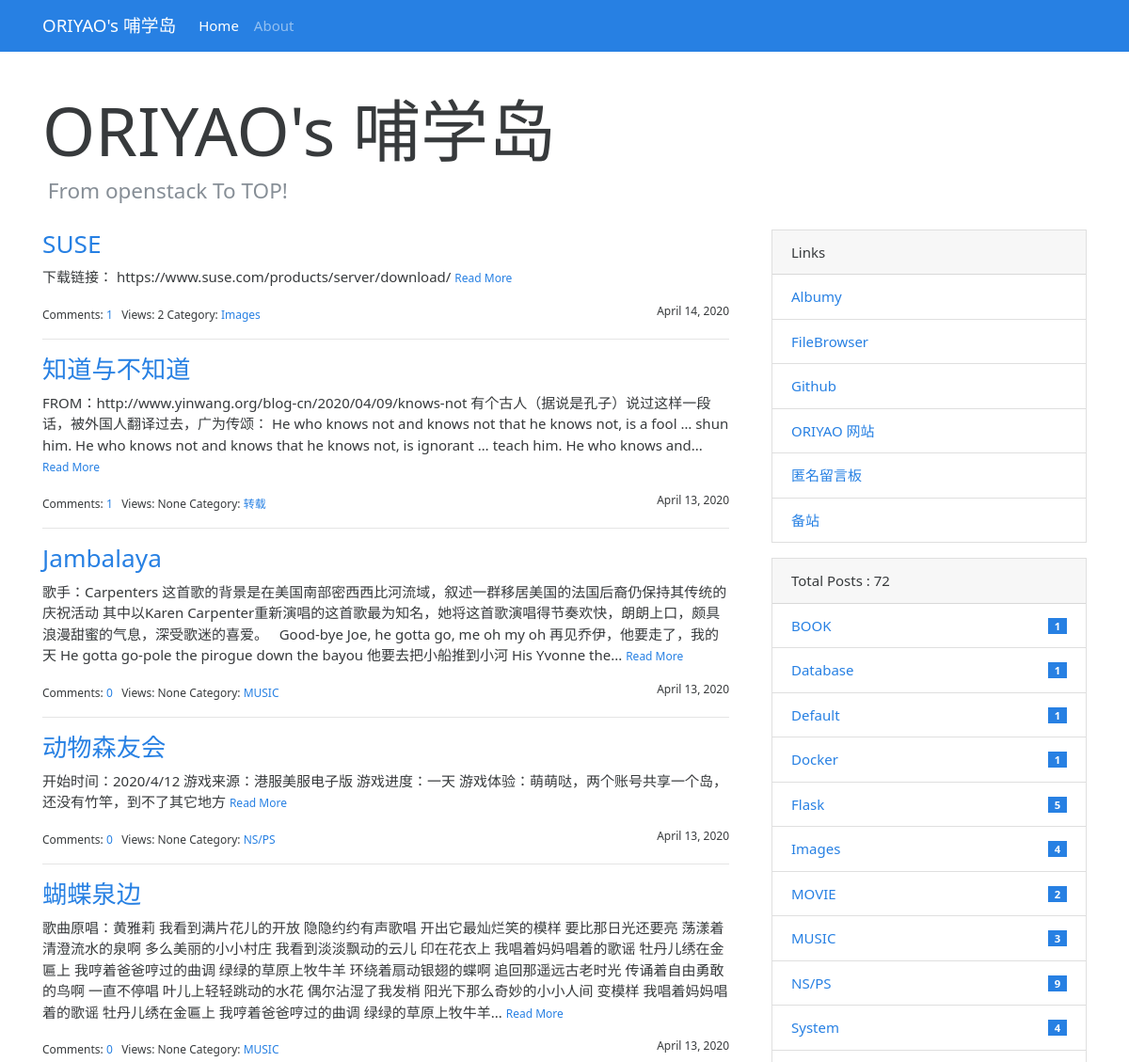
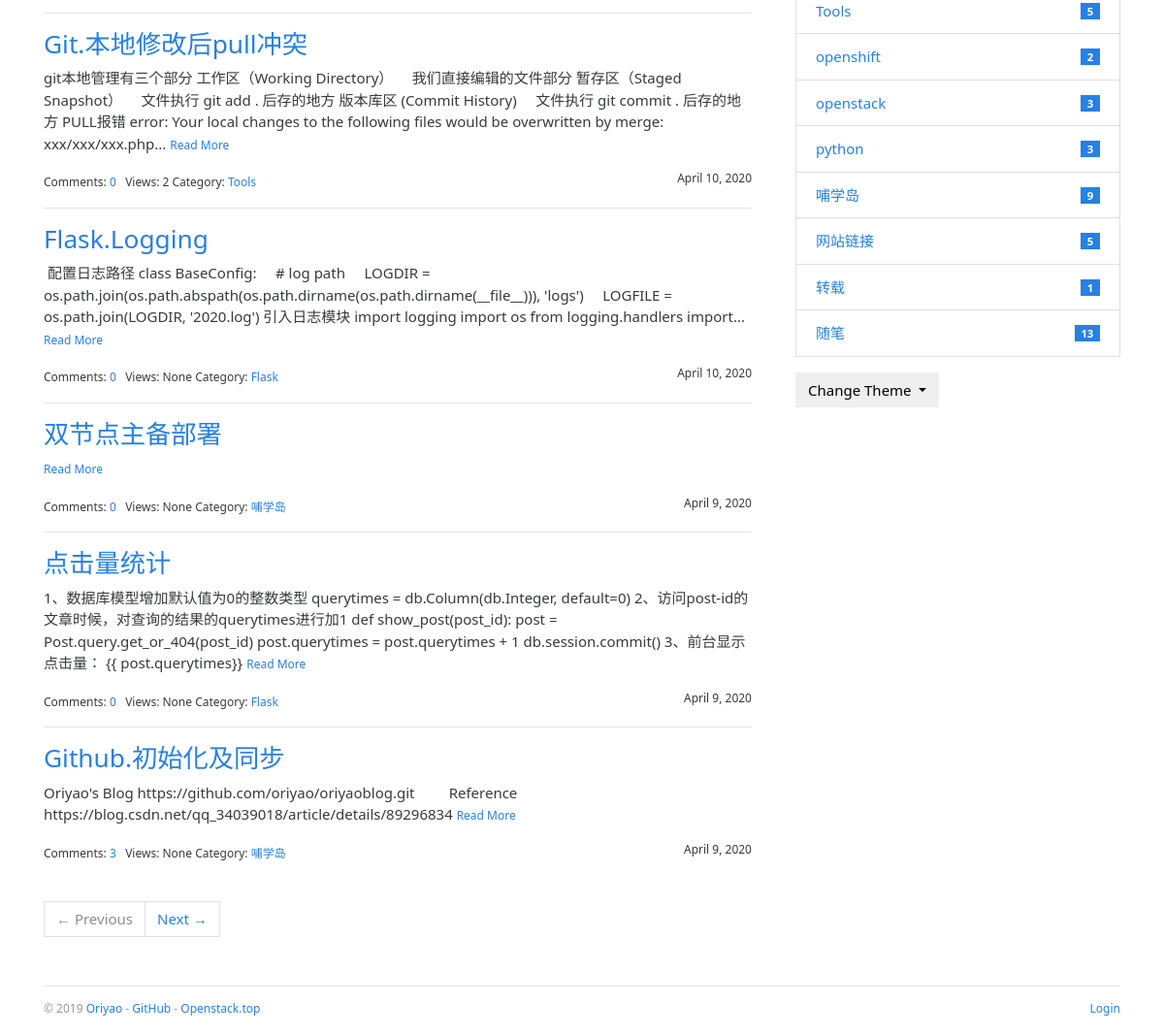
The page / on the database its author committed (2 pictures, top to bottom).
### bluelog/models.py (models this page shows, shortened)
class Admin(db.Model, UserMixin):
    id = db.Column(db.Integer, primary_key=True)
    username = db.Column(db.String(20))
    password_hash = db.Column(db.String(128))
    blog_title = db.Column(db.String(60))
    blog_sub_title = db.Column(db.String(100))
    name = db.Column(db.String(30))
    about = db.Column(db.Text)

class Post(db.Model):
    id = db.Column(db.Integer, primary_key=True)
    title = db.Column(db.String(60))
    body = db.Column(db.Text)
    views = db.Column(db.Integer,default=0)
    timestamp = db.Column(db.DateTime, default=datetime.utcnow, index=True)
    can_comment = db.Column(db.Boolean, default=True)
    category_id = db.Column(db.Integer, db.ForeignKey('category.id'))
    category = db.relationship('Category', back_populates='posts')
    comments = db.relationship('Comment', back_populates='post', cascade='all, delete-orphan')

class Category(db.Model):
    id = db.Column(db.Integer, primary_key=True)
    name = db.Column(db.String(30), unique=True)
    posts = db.relationship('Post', back_populates='category')

class Link(db.Model):
    id = db.Column(db.Integer, primary_key=True)
    name = db.Column(db.String(30))
    url = db.Column(db.String(255))

### bluelog/blueprints/blog.py (the view)
@blog_bp.route('/')
def index():
    page = request.args.get('page', 1, type=int)
    per_page = current_app.config['BLUELOG_POST_PER_PAGE']
    pagination = Post.query.order_by(Post.timestamp.desc()).paginate(page, per_page=per_page)
    posts = pagination.items
    totalposts=len(Post.query.all())
    return render_template('blog/index.html', pagination=pagination, posts=posts,totalposts=totalposts)

### bluelog/__init__.py (called while the page is built)
def register_template_context(app):
    @app.context_processor
    def make_template_context():
        admin = Admin.query.first()
        categories = Category.query.order_by(Category.name).all()
        links = Link.query.order_by(Link.name).all()
        if current_user.is_authenticated:
            unread_comments = Comment.query.filter_by(reviewed=False).count()
        else:
            unread_comments = None
        return dict(
            admin=admin, categories=categories,
            links=links, unread_comments=unread_comments)

def register_request_handlers(app):
    @app.after_request
    def query_profiler(response):
        for q in get_debug_queries():
            if q.duration >= app.config['BLUELOG_SLOW_QUERY_THRESHOLD']:
                app.logger.warning(
                    'Slow query: Duration: %fs\n Context: %s\nQuery: %s\n '
                    % (q.duration, q.context, q.statement)
                )
        return response

### bluelog/templates/blog/index.html (shortened to what this page needs)
{% extends 'base.html' %}
{% from 'bootstrap/pagination.html' import render_pager %}
{% block content %}
    <div class="page-header">
        <h1 class="display-3">{{ admin.blog_title|default('Blog Title') }}</h1>
        <h4 class="text-muted">&nbsp;{{ admin.blog_sub_title|default('Blog Subtitle') }}</h4>
    </div>
    <div class="row">
        <div class="col-sm-8">
            {% include 'blog/_posts.html' %}
            {% if posts %}
                <div class="page-footer">{{ render_pager(pagination) }}</div>
            {% endif %}
        </div>
        <div class="col-sm-4 sidebar">
            {% include 'blog/_sidebar.html' %}
        </div>
    </div>
{% endblock %}

### bluelog/templates/base.html (shortened to what this page needs)
{% from 'bootstrap/nav.html' import render_nav_item %}
<!DOCTYPE html>
<html lang="en">
<head>
    {% block head %}
        <link rel="stylesheet"
              href="{{ url_for('static', filename='css/%s.min.css' % request.cookies.get('theme', 'perfect_blue')) }}"
              type="text/css">
        <link rel="stylesheet" href="{{ url_for('static', filename='css/style.css') }}" type="text/css">
    {% endblock head %}
</head>
<body>
{% block nav %}
    <nav class="navbar navbar-expand-lg navbar-dark bg-primary">
        <div class="container">
            <a class="navbar-brand" href="{{ url_for('blog.index') }}">{{ admin.blog_title }}</a>
            <div class="collapse navbar-collapse" id="navbarColor01">
                <ul class="navbar-nav mr-auto">
                    {{ render_nav_item('blog.index', 'Home') }}
                    {{ render_nav_item('blog.about', 'About') }}
                </ul>
            </div>
        </div>
    </nav>
{% endblock nav %}
<main class="container">
    {% block content %}{% endblock content %}
    {% block footer %}
        <footer>
            <p class="float-left">
                <small> &copy; 2019 <a href="http://oriyao.com/" title="Written by oriyao">Oriyao</a> -
                    <a href="https://github.com/oriyao" title="Fork me on GitHub">GitHub</a> -
                    <a href="http://openstack.top/" title="A pkm project">Openstack.top</a>
                </small>
            </p>
            <p class="float-right">
                <small>
                    {% if current_user.is_authenticated %}
                        <a href="{{ url_for('auth.logout', next=request.full_path) }}">Logout</a>
                    {% else %}
                        <a href="{{ url_for('auth.login', next=request.full_path) }}">Login</a>
                    {% endif %}
                </small>
            </p>
        </footer>
    {% endblock footer %}
</main>
</body>
</html>

### bluelog/templates/blog/_posts.html (shortened to what this page needs)
{% if posts %}
    {% for post in posts %}
        <h3 class="text-primary"><a href="{{ url_for('.show_post', post_id=post.id) }}">{{ post.title }}</a></h3>
        <p>
            {{ post.body|striptags|truncate }}
            <small><a href="{{ url_for('.show_post', post_id=post.id) }}">Read More</a></small>
        </p>
        <small>
            Comments: <a href="{{ url_for('.show_post', post_id=post.id) }}#comments">{{ post.comments|length }}</a>&nbsp;&nbsp;
            Views: {{ post.views }}
            Category: <a
                href="{{ url_for('.show_category', category_id=post.category.id) }}">{{ post.category.name }}</a>
            <span class="float-right">{{ moment(post.timestamp).format('LL') }}</span>
        </small>
        {% if not loop.last %}
            <hr>
        {% endif %}
    {% endfor %}
{% endif %}

### bluelog/templates/blog/_sidebar.html (shortened to what this page needs)
{% if links %}
    <div class="card mb-3">
        <div class="card-header">Links</div>
        <ul class="list-group list-group-flush">
            {% for link in links %}
                <li class="list-group-item  list-group-item-action d-flex justify-content-between align-items-center">
                    <a href="{{ link.url }}" target="_blank">{{ link.name }}</a>
                </li>
            {% endfor %}
        </ul>
    </div>
{% endif %}
{% if categories %}
    <div class="card mb-3">
        <div class="card-header"> Total Posts :  {{ totalposts }}</div>
        <ul class="list-group list-group-flush">
            {% for category in categories %}
                <li class="list-group-item  list-group-item-action d-flex justify-content-between align-items-center">
                    <a href="{{ url_for('blog.show_category', category_id=category.id) }}">
                        {{ category.name }}
                    </a>
                    <span class="badge badge-primary badge-pill"> {{ category.posts|length }}</span>
                </li>
            {% endfor %}
        </ul>
    </div>
{% endif %}
<div class="dropdown">
    <button class="btn btn-default dropdown-toggle" type="button" id="dropdownMenuButton"
            data-toggle="dropdown" aria-haspopup="true" aria-expanded="false">
        Change Theme
    </button>
</div>

### bluelog/static/css/style.css (style rules this page uses)
nav { margin-bottom: 20px; }
.page-header { padding-top: 20px; padding-bottom: 20px; }
.sidebar { padding-left: 30px; }
footer { margin-top: 30px; padding: 10px 0 40px; color: #999; border-top: 1px solid #e5e5e5; }
.page-footer { padding-top: 40px; }

### rows shown on the page
Admin: blog_title "ORIYAO's 哺学岛", blog_sub_title "From openstack To TOP!"
Post: title "SUSE", body "下载链接： https://www.suse.com/products/server/download/", comments|length "1", views "2", category.name "Images", timestamp "April 14, 2020"
Post: title "知道与不知道", body "FROM：http://www.yinwang.org/blog-cn/2020/04/09/knows-not 有个古人（据说是孔子）说过这样一段话，被外国人翻译过去，广为传颂： He who knows not and knows not that he knows not, is a fool … shun him. He who knows not and knows that he knows not, is ignorant … teach him. He who knows and...", comments|length "1", views "None", category.name "转载", timestamp "April 13, 2020"
Post: title "Jambalaya", body "歌手：Carpenters 这首歌的背景是在美国南部密西西比河流域，叙述一群移居美国的法国后裔仍保持其传统的庆祝活动 其中以Karen Carpenter重新演唱的这首歌最为知名，她将这首歌演唱得节奏欢快，朗朗上口，颇具浪漫甜蜜的气息，深受歌迷的喜爱。 Good-bye Joe, he gotta go, me oh my oh 再见乔伊，他要走了，我的天 He gotta go-pole the pirogue down the bayou 他要去把小船推到小河 His Yvonne the...", comments|length "0", views "None", category.name "MUSIC", timestamp "April 13, 2020"
Post: title "动物森友会", body "开始时间：2020/4/12 游戏来源：港服美服电子版 游戏进度：一天 游戏体验：萌萌哒，两个账号共享一个岛，还没有竹竿，到不了其它地方", comments|length "0", views "None", category.name "NS/PS", timestamp "April 13, 2020"
Post: title "蝴蝶泉边", body "歌曲原唱：黄雅莉 我看到满片花儿的开放 隐隐约约有声歌唱 开出它最灿烂笑的模样 要比那日光还要亮 荡漾着清澄流水的泉啊 多么美丽的小小村庄 我看到淡淡飘动的云儿 印在花衣上 我唱着妈妈唱着的歌谣 牡丹儿绣在金匾上 我哼着爸爸哼过的曲调 绿绿的草原上牧牛羊 环绕着扇动银翅的蝶啊 追回那遥远古老时光 传诵着自由勇敢的鸟啊 一直不停唱 叶儿上轻轻跳动的水花 偶尔沾湿了我发梢 阳光下那么奇妙的小小人间 变模样 我唱着妈妈唱着的歌谣 牡丹儿绣在金匾上 我哼着爸爸哼过的曲调 绿绿的草原上牧牛羊...", comments|length "0", views "None", category.name "MUSIC", timestamp "April 13, 2020"
Post: title "Git.本地修改后pull冲突", body "git本地管理有三个部分 工作区（Working Directory） 我们直接编辑的文件部分 暂存区（Staged Snapshot） 文件执行 git add . 后存的地方 版本库区 (Commit History) 文件执行 git commit . 后存的地方 PULL报错 error: Your local changes to the following files would be overwritten by merge: xxx/xxx/xxx.php...", comments|length "0", views "2", category.name "Tools", timestamp "April 10, 2020"
Post: title "Flask.Logging", body "配置日志路径 class BaseConfig: # log path LOGDIR = os.path.join(os.path.abspath(os.path.dirname(os.path.dirname(__file__))), 'logs') LOGFILE = os.path.join(LOGDIR, '2020.log') 引入日志模块 import logging import os from logging.handlers import...", comments|length "0", views "None", category.name "Flask", timestamp "April 10, 2020"
Post: title "双节点主备部署", comments|length "0", views "None", category.name "哺学岛", timestamp "April 9, 2020"
Post: title "点击量统计", body "1、数据库模型增加默认值为0的整数类型 querytimes = db.Column(db.Integer, default=0) 2、访问post-id的文章时候，对查询的结果的querytimes进行加1 def show_post(post_id): post = Post.query.get_or_404(post_id) post.querytimes = post.querytimes + 1 db.session.commit() 3、前台显示 点击量： {{ post.querytimes}}", comments|length "0", views "None", category.name "Flask", timestamp "April 9, 2020"
Post: title "Github.初始化及同步", body "Oriyao's Blog https://github.com/oriyao/oriyaoblog.git Reference https://blog.csdn.net/qq_34039018/article/details/89296834", comments|length "3", views "None", category.name "哺学岛", timestamp "April 9, 2020"
Link: name "Albumy"
Link: name "FileBrowser"
Link: name "Github"
Link: name "ORIYAO 网站"
Link: name "匿名留言板"
Link: name "备站"
Category: name "BOOK", posts|length "1"
Category: name "Database", posts|length "1"
Category: name "Default", posts|length "1"
Category: name "Docker", posts|length "1"
Category: name "Flask", posts|length "5"
Category: name "Images", posts|length "4"
Category: name "MOVIE", posts|length "2"
Category: name "MUSIC", posts|length "3"
Category: name "NS/PS", posts|length "9"
Category: name "System", posts|length "4"
Category: name "Tools", posts|length "5"
Category: name "openshift", posts|length "2"
Category: name "openstack", posts|length "3"
Category: name "python", posts|length "3"
Category: name "哺学岛", posts|length "9"
Category: name "网站链接", posts|length "5"
Category: name "转载", posts|length "1"
Category: name "随笔", posts|length "13"

### other values the page prints
{{ render_nav_item('blog.index', 'Home') }} "Home"
{{ render_nav_item('blog.about', 'About') }} "About"
{{ render_pager(pagination) }} "← Previous Next →"
{{ totalposts }} "72"
